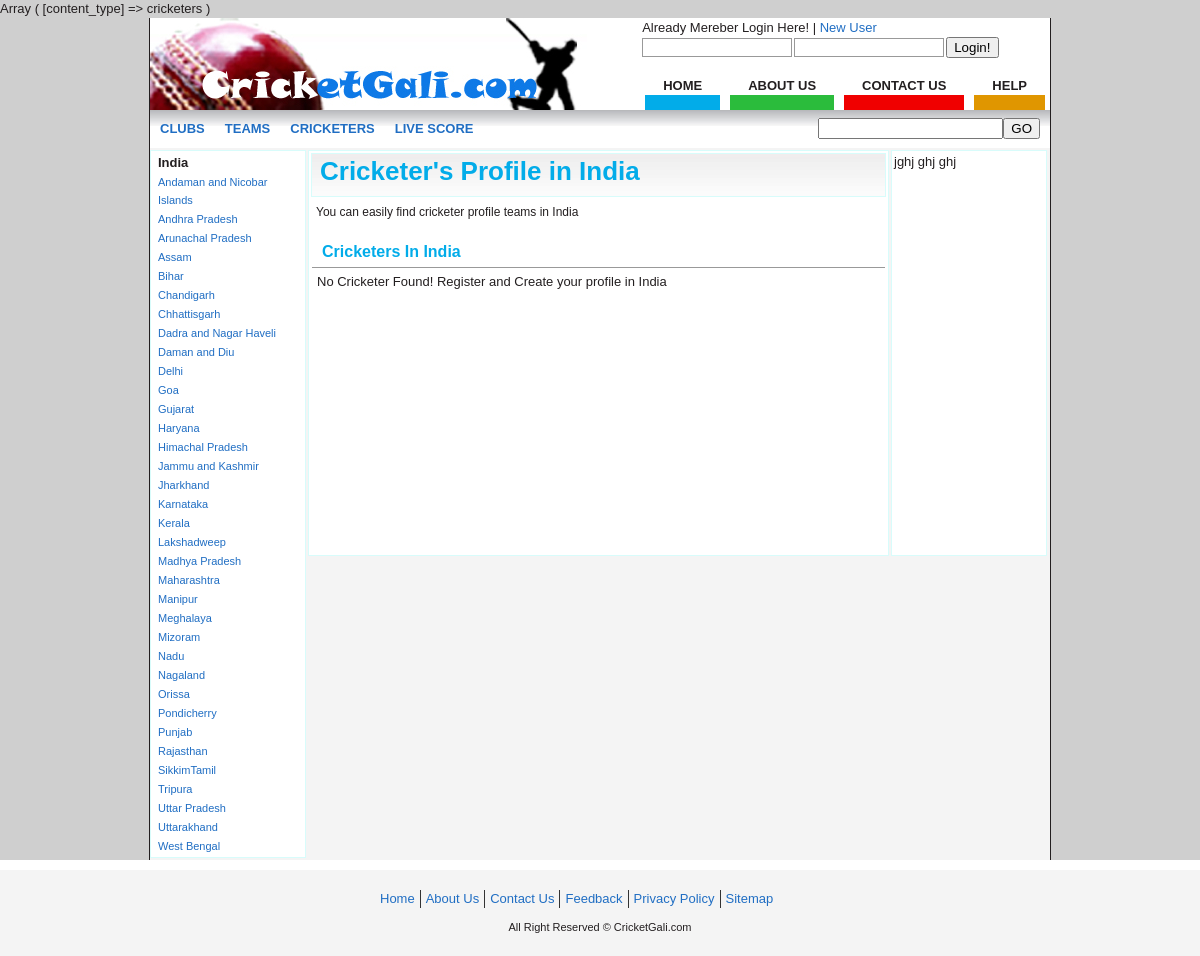
Screenshot of /general_content.php?content_type=cricketers with the database file from the repository.
### tables this page shows
CREATE TABLE `tbl_states` (
  `state_id` int(11) NOT NULL AUTO_INCREMENT,
  `state_name` varchar(255) DEFAULT NULL,
  `state_uri` varchar(255) DEFAULT NULL,
  `add_date` datetime DEFAULT NULL,
  `update_date` datetime DEFAULT NULL,
  PRIMARY KEY (`state_id`)
);

### includes/classes/DB.php (called while the page is built, shortened)
<?php
class DB{
	function __construct(){
		if($_SERVER['HTTP_HOST']=='localhost'){
			$this->DB_NAME = 'cricketgali';
			$this->DB_USER = 'root';
			$this->DB_PASSWORD = 'root';
		}else{
			$this->DB_NAME = 'lafenzer_cricketgali';
			$this->DB_USER = 'lafenzer_crick';
			$this->DB_PASSWORD = 'ga12191219';
		}
	}
	public function select($table_name, $data_array = array(), $condtion='and', $data = 'one', $start='', $limit='', $orderby='', $orderbytype=''){
		if(is_array($data_array) && count($data_array)){
			$sql = 'select * from '.$table_name.' where 1 ';
			foreach($data_array as $col=>$value){
				$cols_array[] = $col."='".addslashes($value)."'";
			}
			$cols = implode(' '.$condtion.' ',$cols_array);
			if($cols!=''){
				$sql .= ' and '.$cols;
			}
			if($orderby!='' && $orderbytype!=''){
				$sql .= ' order by '.$orderby.' '.$orderbytype;
			}
			$res = $this->execute($sql);
			if($data=='one'){
				return $this->fecthOne($res);
			}else{
				return $this->fecthAll($res);
			}
		}else{
			return 0;
		}
	}
	function execute($sql){
		$res = mysql_query($sql) or die(mysql_error());
		return $res;
	}
	function fecthOne($res){
		return mysql_fetch_assoc($res);
	}
	function fecthAll($res){
		$data = array();
		while($line = mysql_fetch_assoc($res)){
			$data[] = $line;
		}
		return $data;
	}
}
$DB = new DB();
?>

### includes/classes/General.php (called while the page is built, shortened)
<?php
class General extends DB{
	function __construct(){
		$str_pos = strpos(realpath(__FILE__), 'includes');
		if($_SERVER['HTTP_HOST']=='localhost'){
			$this->url = 'http://localhost/cricketgali';
		}else{
			$this->url = 'http://www.cricketgali.com';
		}
	}
}
$general = new General();
?>

### state_city.php (the view, shortened to what this page needs)
<div class="location">
	<ul>
	<li><b><?php echo $head_show;?></b></li>
	<?php $states = $DB->select('tbl_states', array(1=>1),'and', 'all', '', '', 'state_name', 'asc');
	if($states){
	foreach($states as $st){?>
	<li><a href="<?php echo $general->url.'/state/'.$content_type.'-in-'.$st['state_uri'];?>"><?php echo $st['state_name'];?></a>
	</li>
	<?php }}?>
	</ul>
</div>

### css/styles.css (style rules this page uses)
body { padding:0px; margin:0px; font-family:arial; font-size:13px; line-height:18px; color:#231F20; background: #CFCFCF; }
a { color:#206EC3; text-decoration:none; }
.location ul { list-style:none; padding:0px; margin:0px; }
.location ul li { padding:1px 0px 0px 5px; margin:0px 0px 0px 0px; display:block; }
.location ul li a { padding:0px; font-size:11px; display:block; text-decoration:none; }

### rows the page displays
tbl_states: state_name "Andaman and Nicobar Islands"
tbl_states: state_name "Andhra Pradesh"
tbl_states: state_name "Arunachal Pradesh"
tbl_states: state_name "Assam"
tbl_states: state_name "Bihar"
tbl_states: state_name "Chandigarh"
tbl_states: state_name "Chhattisgarh"
tbl_states: state_name "Dadra and Nagar Haveli"
tbl_states: state_name "Daman and Diu"
tbl_states: state_name "Delhi"
tbl_states: state_name "Goa"
tbl_states: state_name "Gujarat"
tbl_states: state_name "Haryana"
tbl_states: state_name "Himachal Pradesh"
tbl_states: state_name "Jammu and Kashmir"
tbl_states: state_name "Jharkhand"
tbl_states: state_name "Karnataka"
tbl_states: state_name "Kerala"
tbl_states: state_name "Lakshadweep"
tbl_states: state_name "Madhya Pradesh"
tbl_states: state_name "Maharashtra"
tbl_states: state_name "Manipur"
tbl_states: state_name "Meghalaya"
tbl_states: state_name "Mizoram"
tbl_states: state_name "Nadu"
tbl_states: state_name "Nagaland"
tbl_states: state_name "Orissa"
tbl_states: state_name "Pondicherry"
tbl_states: state_name "Punjab"
tbl_states: state_name "Rajasthan"
tbl_states: state_name "SikkimTamil"
tbl_states: state_name "Tripura"
tbl_states: state_name "Uttar Pradesh"
tbl_states: state_name "Uttarakhand"
tbl_states: state_name "West Bengal"

### other values shown
$head_show "India"
$data['title'] "Cricketer's Profile in India"
$data['content'] "You can easily find cricketer profile teams in India"
$content_type "Cricketers"
str_replace('_', ' ', $rep_data) "India"
